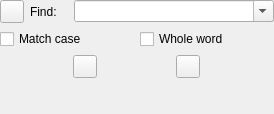
<?xml version="1.0" encoding="UTF-8"?>
<ui version="4.0">
 <class>SearchWidget</class>
 <widget class="QWidget" name="SearchWidget">
  <property name="geometry">
   <rect>
    <x>0</x>
    <y>0</y>
    <width>274</width>
    <height>114</height>
   </rect>
  </property>
  <property name="windowTitle">
   <string>Find</string>
  </property>
  <layout class="QVBoxLayout" name="verticalLayout">
   <property name="margin">
    <number>0</number>
   </property>
   <item>
    <layout class="QHBoxLayout" name="horizontalLayout">
     <item>
      <widget class="QToolButton" name="closeButton">
       <property name="toolTip">
        <string>Press to close the window</string>
       </property>
       <property name="text">
        <string/>
       </property>
      </widget>
     </item>
     <item>
      <widget class="QLabel" name="label">
       <property name="text">
        <string>Find:</string>
       </property>
      </widget>
     </item>
     <item>
      <widget class="QComboBox" name="findtextCombo">
       <property name="sizePolicy">
        <sizepolicy hsizetype="Fixed" vsizetype="Fixed">
         <horstretch>0</horstretch>
         <verstretch>0</verstretch>
        </sizepolicy>
       </property>
       <property name="minimumSize">
        <size>
         <width>200</width>
         <height>0</height>
        </size>
       </property>
       <property name="editable">
        <bool>true</bool>
       </property>
       <property name="insertPolicy">
        <enum>QComboBox::InsertAtTop</enum>
       </property>
       <property name="autoCompletion">
        <bool>false</bool>
       </property>
       <property name="duplicatesEnabled">
        <bool>false</bool>
       </property>
      </widget>
     </item>
    </layout>
   </item>
   <item>
    <layout class="QHBoxLayout" name="horizontalLayout_2">
     <item>
      <widget class="QCheckBox" name="caseCheckBox">
       <property name="text">
        <string>Match case</string>
       </property>
      </widget>
     </item>
     <item>
      <widget class="QCheckBox" name="wordCheckBox">
       <property name="text">
        <string>Whole word</string>
       </property>
      </widget>
     </item>
    </layout>
   </item>
   <item>
    <layout class="QHBoxLayout" name="horizontalLayout_3">
     <item>
      <widget class="QToolButton" name="findPrevButton">
       <property name="toolTip">
        <string>Press to find the previous occurrence</string>
       </property>
      </widget>
     </item>
     <item>
      <widget class="QToolButton" name="findNextButton">
       <property name="toolTip">
        <string>Press to find the next occurrence</string>
       </property>
      </widget>
     </item>
    </layout>
   </item>
   <item>
    <spacer name="verticalSpacer">
     <property name="orientation">
      <enum>Qt::Vertical</enum>
     </property>
     <property name="sizeHint" stdset="0">
      <size>
       <width>20</width>
       <height>1</height>
      </size>
     </property>
    </spacer>
   </item>
  </layout>
 </widget>
 <tabstops>
  <tabstop>findtextCombo</tabstop>
  <tabstop>caseCheckBox</tabstop>
  <tabstop>wordCheckBox</tabstop>
  <tabstop>findPrevButton</tabstop>
  <tabstop>findNextButton</tabstop>
  <tabstop>closeButton</tabstop>
 </tabstops>
 <resources/>
 <connections/>
</ui>
